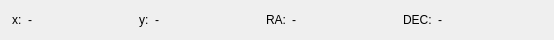
<?xml version="1.0" encoding="UTF-8"?>
<ui version="4.0">
 <class>CoordinatePanel</class>
 <widget class="QWidget" name="CoordinatePanel">
  <property name="geometry">
   <rect>
    <x>0</x>
    <y>0</y>
    <width>554</width>
    <height>40</height>
   </rect>
  </property>
  <property name="windowTitle">
   <string>Form</string>
  </property>
  <layout class="QHBoxLayout" name="horizontalLayout">
   <property name="leftMargin">
    <number>12</number>
   </property>
   <property name="topMargin">
    <number>4</number>
   </property>
   <property name="bottomMargin">
    <number>4</number>
   </property>
   <item>
    <widget class="QLabel" name="x">
     <property name="text">
      <string>x:</string>
     </property>
     <property name="scaledContents">
      <bool>true</bool>
     </property>
    </widget>
   </item>
   <item>
    <widget class="QLabel" name="x_value">
     <property name="sizePolicy">
      <sizepolicy hsizetype="MinimumExpanding" vsizetype="Preferred">
       <horstretch>0</horstretch>
       <verstretch>0</verstretch>
      </sizepolicy>
     </property>
     <property name="text">
      <string>-</string>
     </property>
    </widget>
   </item>
   <item>
    <widget class="QLabel" name="y">
     <property name="text">
      <string>y:</string>
     </property>
    </widget>
   </item>
   <item>
    <widget class="QLabel" name="y_value">
     <property name="sizePolicy">
      <sizepolicy hsizetype="MinimumExpanding" vsizetype="Preferred">
       <horstretch>0</horstretch>
       <verstretch>0</verstretch>
      </sizepolicy>
     </property>
     <property name="text">
      <string>-</string>
     </property>
    </widget>
   </item>
   <item>
    <widget class="QLabel" name="ra">
     <property name="text">
      <string>RA:</string>
     </property>
    </widget>
   </item>
   <item>
    <widget class="QLabel" name="ra_value">
     <property name="sizePolicy">
      <sizepolicy hsizetype="MinimumExpanding" vsizetype="Preferred">
       <horstretch>0</horstretch>
       <verstretch>0</verstretch>
      </sizepolicy>
     </property>
     <property name="text">
      <string>-</string>
     </property>
    </widget>
   </item>
   <item>
    <widget class="QLabel" name="dec">
     <property name="text">
      <string>DEC:</string>
     </property>
    </widget>
   </item>
   <item>
    <widget class="QLabel" name="dec_value">
     <property name="sizePolicy">
      <sizepolicy hsizetype="MinimumExpanding" vsizetype="Preferred">
       <horstretch>0</horstretch>
       <verstretch>0</verstretch>
      </sizepolicy>
     </property>
     <property name="text">
      <string>-</string>
     </property>
    </widget>
   </item>
  </layout>
 </widget>
 <resources/>
 <connections/>
</ui>
